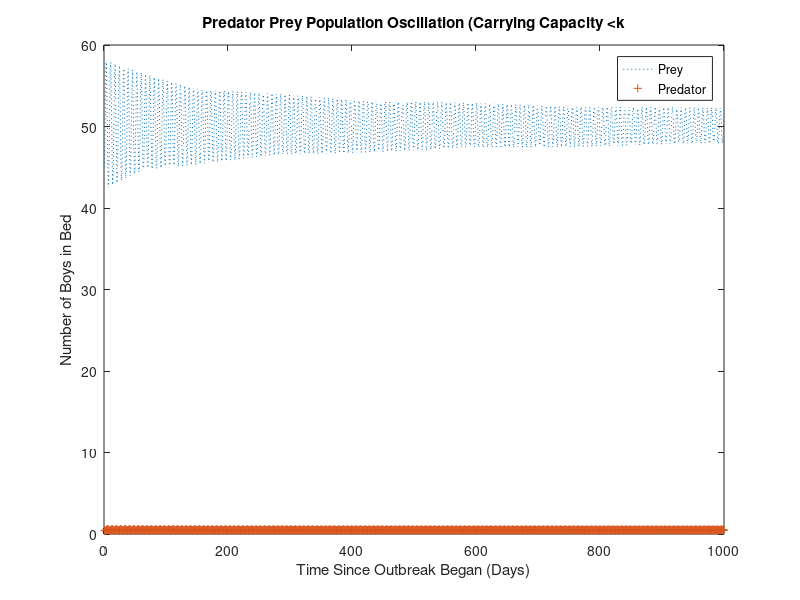

Recreate this plot in MATLAB.
%define the constant parameters
r = 1.5;
q = 0.02;
k = 100;
c = 1.5;

%define the intial vectorspace
N1 = 45;
N = zeros(1,1000);
N(1) = N1;
P1 = .45;
P = zeros(1,1000);
P(1) = P1;

%define the equations
for t = 2:length(N)
    N(t) = N(t-1)+r*N(t-1)*(1-N(t-1)/k)-c*N(t-1).*P(t-1);
    P(t) = q*N(t-1).*P(t-1);
end

%plot the data 
figure
plot(1:t, N, ':', 1:t, P, '+')
title('Predator Prey Population Oscillation (Carrying Capacity <k')
xlabel('Time Since Outbreak Began (Days)')
ylabel('Number of Boys in Bed')
legend('Prey','Predator')